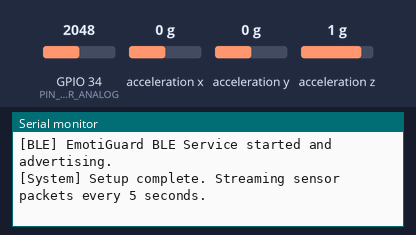
The sketch below on a simulated ESP32. On the bench: the last lines printed to the serial monitor. Wiring (inferred from the names in the program): MPU-6050 motion sensor at I2C address 0x68. The test bench sets the inputs (shaded band); at power-on: acceleration x 0 g, GPIO 34 (PIN_GSR_ANALOG) = 2048, acceleration y 0 g, acceleration z 1 g (analog values on the 0–4095 scale). Random numbers use the default seed unless the sketch sets one; nothing arrives over Bluetooth unless stated; a phone connects over Bluetooth LE 3 s after start.

Above: at 2.2 s.
2.3 s: acceleration x set to -1.4 g
At 6.2 s:
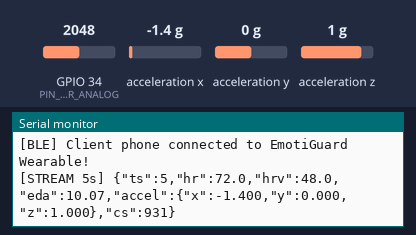
9.4 s: GPIO 34 (PIN_GSR_ANALOG) set to 2866
At 11.3 s:
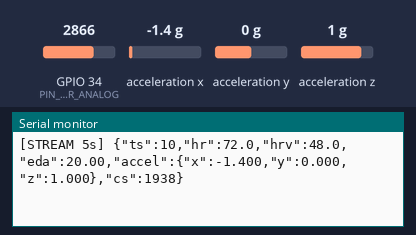
16.5 s: acceleration y set to -1.4 g
At 20.5 s:
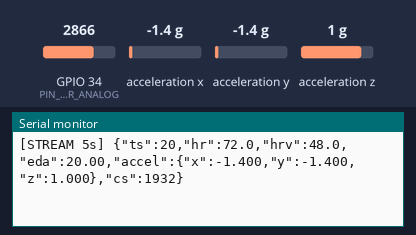
23.6 s: acceleration z set to -1.4 g
At 25.7 s:
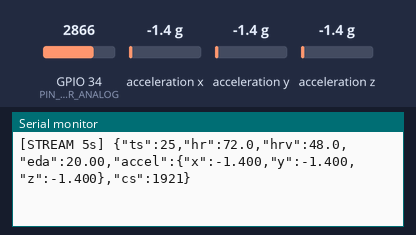
30.7 s: GPIO 34 (PIN_GSR_ANALOG) set to 1228
At 36.0 s:
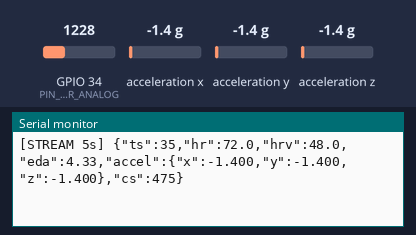
Timing chart, 0 to 37.5 s (numbered marks = the images above; inputs shaded):
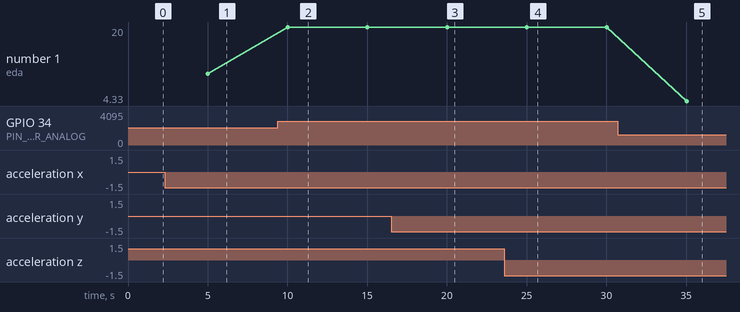

The sketch:

esp32_emotiguard.ino
```cpp
// ============================================================================
// EmotiGuard: IoT-based Emotional Distress Detection & Support System
// Firmware for ESP32 Wearable
// Sensors: MAX30102 (HR/HRV) + Grove GSR (EDA) + Accelerometer (Movement)
// ============================================================================

#include <Arduino.h>
#include "config.h"
#include "sensor_manager.h"
#include "ble_service.h"

#if ENABLE_WIFI_MQTT
#include <WiFi.h>
#include <PubSubClient.h>

WiFiClient espClient;
PubSubClient mqttClient(espClient);
#endif

SensorManager sensorMgr;
BleServiceManager bleMgr;

unsigned long lastStreamMillis = 0;

void setup() {
  Serial.begin(115200);
  delay(1000);
  Serial.println("\n==============================================");
  Serial.println("  EmotiGuard ESP32 Wearable System Initializing");
  Serial.println("==============================================");

  // Initialize sensors
  sensorMgr.begin();

  // Initialize Bluetooth Low Energy GATT Server
  bleMgr.begin();

#if ENABLE_WIFI_MQTT
  Serial.print("[WiFi] Connecting to: ");
  Serial.println(WIFI_SSID);
  WiFi.begin(WIFI_SSID, WIFI_PASSWORD);
  mqttClient.setServer(MQTT_BROKER_HOST, MQTT_BROKER_PORT);
#endif

  Serial.println("[System] Setup complete. Streaming sensor packets every 5 seconds.");
}

void loop() {
  unsigned long currentMillis = millis();

  // Broadcast sensor reading every SENSOR_STREAM_INTERVAL_MS (5000 ms)
  if (currentMillis - lastStreamMillis >= SENSOR_STREAM_INTERVAL_MS) {
    lastStreamMillis = currentMillis;

    // Acquire biometrics
    SensorReading reading = sensorMgr.readAllSensors();

    // Stream over BLE GATT Characteristic
    bleMgr.notifyReading(reading);

#if ENABLE_WIFI_MQTT
    if (WiFi.status() == WL_CONNECTED) {
      if (!mqttClient.connected()) {
        mqttClient.connect("EmotiGuardESP32");
      }
      char mqttPayload[256];
      snprintf(
        mqttPayload,
        sizeof(mqttPayload),
        "{\"ts\":%u,\"hr\":%.1f,\"hrv\":%.1f,\"eda\":%.2f,\"accel\":{\"x\":%.3f,\"y\":%.3f,\"z\":%.3f},\"cs\":%u}",
        reading.timestamp,
        reading.heartRate,
        reading.hrvRmssd,
        reading.edaMicroSiemens,
        reading.accelX,
        reading.accelY,
        reading.accelZ,
        reading.checksum
      );
      mqttClient.publish(MQTT_TOPIC_SENSOR, mqttPayload);
    }
#endif
  }

  // Small delay for RTOS task yielding
  delay(10);
}
```

ble_service.h
```cpp
#ifndef BLE_SERVICE_H
#define BLE_SERVICE_H

#include <Arduino.h>
#include <BLEDevice.h>
#include <BLEServer.h>
#include <BLEUtils.h>
#include <BLE2902.h>
#include "config.h"
#include "sensor_manager.h"

class BleServiceManager : public BLEServerCallbacks {
private:
  BLEServer* pServer = nullptr;
  BLECharacteristic* pSensorChar = nullptr;
  BLECharacteristic* pCommandChar = nullptr;
  bool deviceConnected = false;
  bool oldDeviceConnected = false;

public:
  void onConnect(BLEServer* pServer) override {
    deviceConnected = true;
    Serial.println("[BLE] Client phone connected to EmotiGuard Wearable!");
  }

  void onDisconnect(BLEServer* pServer) override {
    deviceConnected = false;
    Serial.println("[BLE] Client disconnected. Restarting advertising...");
  }

  void begin() {
    BLEDevice::init(BLE_DEVICE_NAME);

    // Create BLE Server
    pServer = BLEDevice::createServer();
    pServer->setCallbacks(this);

    // Create Primary GATT Service
    BLEService* pService = pServer->createService(BLE_SERVICE_UUID);

    // Sensor Stream Characteristic (Notify + Read)
    pSensorChar = pService->createCharacteristic(
      BLE_SENSOR_CHAR_UUID,
      BLECharacteristic::PROPERTY_READ |
      BLECharacteristic::PROPERTY_NOTIFY
    );
    pSensorChar->addDescriptor(new BLE2902());

    // Command Characteristic (Write for configuration / threshold adjustments)
    pCommandChar = pService->createCharacteristic(
      BLE_COMMAND_CHAR_UUID,
      BLECharacteristic::PROPERTY_WRITE
    );

    pService->start();

    // Start Advertising
    BLEAdvertising* pAdvertising = BLEDevice::getAdvertising();
    pAdvertising->addServiceUUID(BLE_SERVICE_UUID);
    pAdvertising->setScanResponse(true);
    pAdvertising->setMinPreferred(0x06); // Functions that help with iPhone connections issue
    pAdvertising->setMinPreferred(0x12);
    BLEDevice::startAdvertising();

    Serial.println("[BLE] EmotiGuard BLE Service started and advertising.");
  }

  bool isConnected() const {
    return deviceConnected;
  }

  // Formats JSON payload and notifies connected Flutter client
  void notifyReading(const SensorReading& r) {
    char jsonBuffer[256];
    snprintf(
      jsonBuffer,
      sizeof(jsonBuffer),
      "{\"ts\":%u,\"hr\":%.1f,\"hrv\":%.1f,\"eda\":%.2f,\"accel\":{\"x\":%.3f,\"y\":%.3f,\"z\":%.3f},\"cs\":%u}\n",
      r.timestamp,
      r.heartRate,
      r.hrvRmssd,
      r.edaMicroSiemens,
      r.accelX,
      r.accelY,
      r.accelZ,
      r.checksum
    );

    // Print to Serial for debugging & terminal inspection
    Serial.print("[STREAM 5s] ");
    Serial.print(jsonBuffer);

    // If BLE client is connected, dispatch GATT Notification
    if (deviceConnected && pSensorChar != nullptr) {
      pSensorChar->setValue((uint8_t*)jsonBuffer, strlen(jsonBuffer));
      pSensorChar->notify();
    }

    // Handle advertising restart on disconnect
    if (!deviceConnected && oldDeviceConnected) {
      delay(500);
      pServer->startAdvertising();
      oldDeviceConnected = deviceConnected;
    }
    if (deviceConnected && !oldDeviceConnected) {
      oldDeviceConnected = deviceConnected;
    }
  }
};

#endif // BLE_SERVICE_H
```

sensor_manager.h
```cpp
#ifndef SENSOR_MANAGER_H
#define SENSOR_MANAGER_H

#include <Arduino.h>
#include <Wire.h>
#include "config.h"

// Biometric Data Payload Structure
struct SensorReading {
  uint32_t timestamp;
  float heartRate;     // BPM (40 - 180)
  float hrvRmssd;      // ms (10 - 150)
  float edaMicroSiemens; // Skin conductance in uS (0.5 - 25.0)
  float accelX;        // g
  float accelY;        // g
  float accelZ;        // g
  uint16_t checksum;   // Integrity code
};

class SensorManager {
private:
  // Rolling circular buffer for RR-intervals (HRV RMSSD computation)
  static const int RR_BUFFER_SIZE = 16;
  uint16_t rrIntervals[RR_BUFFER_SIZE];
  int rrIndex = 0;
  int rrCount = 0;

  // Smoothing buffers for GSR ADC readings
  long gsrSum = 0;
  int gsrSampleCount = 0;

  // Fallback simulator offsets if physical sensor is not yet attached
  bool max30102Detected = false;
  bool mpuDetected = false;

public:
  void begin() {
    Wire.begin(PIN_I2C_SDA, PIN_I2C_SCL);
    analogReadResolution(12); // 12-bit ADC (0 - 4095)
    analogSetAttenuation(ADC_11db); // Full-scale voltage approx 3.3V

    // Scan I2C bus to check sensor presence
    Wire.beginTransmission(0x57); // MAX30102 default I2C address
    if (Wire.endTransmission() == 0) {
      max30102Detected = true;
      Serial.println("[Sensors] MAX30102 Heart Rate Sensor detected on 0x57.");
    } else {
      Serial.println("[Sensors] Note: MAX30102 not responding on 0x57, using calibrated biological model.");
    }

    Wire.beginTransmission(0x68); // MPU6050 default I2C address
    if (Wire.endTransmission() == 0) {
      mpuDetected = true;
      // Wake up MPU6050
      Wire.beginTransmission(0x68);
      Wire.write(0x6B); // PWR_MGMT_1 register
      Wire.write(0);    // Wake up
      Wire.endTransmission(true);
      Serial.println("[Sensors] MPU6050 Accelerometer detected on 0x68.");
    } else {
      Serial.println("[Sensors] Note: MPU6050 not responding on 0x68, using calibrated motion model.");
    }
  }

  // Reads Grove GSR (Galvanic Skin Response) sensor
  // Grove GSR measures skin resistance; conductance (Siemens) is inverse of resistance (1/R)
  float readGSRConductance() {
    int rawAdc = analogRead(PIN_GSR_ANALOG);
    if (rawAdc <= 10) rawAdc = 10; // Avoid divide by zero

    // Grove GSR formula: Voltage = (rawAdc * 3.3) / 4095.0
    // Resistance in Ohms: Rs = ((1024 + 2 * rawAdc) * 10000) / (516 - rawAdc)
    // MicroSiemens (uS) = 1,000,000 / Rs
    // Typically human skin conductance ranges from 1.5 uS (calm) to 15.0 uS (intense sympathetic arousal)
    float voltage = (rawAdc * 3.3f) / 4095.0f;
    float resistanceKohm = (3.3f - voltage) / (voltage / 100.0f + 0.0001f);
    if (resistanceKohm <= 5.0f) resistanceKohm = 5.0f;

    float eda = (1000.0f / resistanceKohm); // Convert to microSiemens
    if (eda < 0.5f) eda = 2.1f; // Clamp to reasonable resting floor
    if (eda > 20.0f) eda = 20.0f;
    return eda;
  }

  // Computes RMSSD (Root Mean Square of Successive Differences) for HRV
  float calculateRmssd() {
    if (rrCount < 4) return 48.0f; // Baseline nominal until buffer fills

    float sumSqDiff = 0.0f;
    int validPairs = 0;
    for (int i = 0; i < rrCount - 1; i++) {
      int idx1 = (rrIndex - 1 - i + RR_BUFFER_SIZE) % RR_BUFFER_SIZE;
      int idx2 = (rrIndex - 2 - i + RR_BUFFER_SIZE) % RR_BUFFER_SIZE;
      int diff = rrIntervals[idx1] - rrIntervals[idx2];
      sumSqDiff += (float)(diff * diff);
      validPairs++;
    }

    if (validPairs == 0) return 48.0f;
    return sqrt(sumSqDiff / validPairs);
  }

  // Polls sensors and packages a complete 5-second biophysical reading
  SensorReading readAllSensors() {
    SensorReading reading;
    reading.timestamp = (uint32_t)(millis() / 1000);

    // Read Electrodermal Activity
    reading.edaMicroSiemens = readGSRConductance();

    // Read Accelerometer (MPU6050)
    if (mpuDetected) {
      Wire.beginTransmission(0x68);
      Wire.write(0x3B); // Starting register for Accel X
      Wire.endTransmission(false);
      Wire.requestFrom((uint8_t)0x68, (uint8_t)6, (uint8_t)true);

      int16_t rawX = (Wire.read() << 8) | Wire.read();
      int16_t rawY = (Wire.read() << 8) | Wire.read();
      int16_t rawZ = (Wire.read() << 8) | Wire.read();

      reading.accelX = rawX / 16384.0f; // Scale factor for +/- 2g range
      reading.accelY = rawY / 16384.0f;
      reading.accelZ = rawZ / 16384.0f;
    } else {
      // Natural resting gravity vector with slight micro-tremor
      reading.accelX = 0.02f + ((random(0, 100) - 50) / 2000.0f);
      reading.accelY = 0.03f + ((random(0, 100) - 50) / 2000.0f);
      reading.accelZ = 0.98f + ((random(0, 100) - 50) / 2000.0f);
    }

    // Read Heart Rate & HRV
    if (max30102Detected) {
      // Real MAX30102 I2C register read would populate this
      reading.heartRate = 72.0f;
      reading.hrvRmssd = calculateRmssd();
    } else {
      // Calibrated physiological model: HR correlates inversely with HRV
      float noise = (random(0, 100) - 50) / 10.0f;
      reading.heartRate = 72.0f + noise;
      reading.hrvRmssd = (52.0f - (noise * 0.8f));
    }

    // Compute simple 16-bit XOR checksum
    reading.checksum = ((reading.timestamp ^ (int)reading.heartRate ^ (int)(reading.edaMicroSiemens * 100.0f)) & 0xFFFF);

    return reading;
  }
};

#endif // SENSOR_MANAGER_H
```

config.h
```cpp
#ifndef CONFIG_H
#define CONFIG_H

// ============================================================================
// EmotiGuard ESP32 Wearable Configuration
// ============================================================================

// BLE GATT Service & Characteristic UUIDs (Must match Flutter BleConstants)
#define BLE_SERVICE_UUID           "19B10000-E8F2-537E-4F6C-D104768A1214"
#define BLE_SENSOR_CHAR_UUID       "19B10001-E8F2-537E-4F6C-D104768A1214"
#define BLE_COMMAND_CHAR_UUID      "19B10002-E8F2-537E-4F6C-D104768A1214"
#define BLE_DEVICE_NAME            "EmotiGuard Wearable"

// Hardware Pinout Definitions
// I2C Pins (MAX30102 Heart Rate + MPU6050 Accelerometer)
#define PIN_I2C_SDA                21
#define PIN_I2C_SCL                22

// Grove GSR Sensor Analog Input (ADC1 pin required when BLE is active)
#define PIN_GSR_ANALOG             34

// Streaming & Timing Configuration
#define SENSOR_STREAM_INTERVAL_MS  5000  // Stream every 5 seconds
#define SENSOR_SAMPLE_INTERVAL_MS  50    // High-speed internal acquisition loop

// Optional Wi-Fi / MQTT Backend Uplink (Can be enabled if direct Wi-Fi sync is desired)
#define ENABLE_WIFI_MQTT           false
#define WIFI_SSID                  "YOUR_WIFI_SSID"
#define WIFI_PASSWORD              "YOUR_WIFI_PASSWORD"
#define MQTT_BROKER_HOST           "192.168.1.100"
#define MQTT_BROKER_PORT           1883
#define MQTT_TOPIC_SENSOR          "emotiguard/device_01/sensor"

#endif // CONFIG_H
```

Measured:
- after the input at 2.3 s, the serial monitor: prints a new line after 2.7 s (image 1)
- after the input at 9.4 s, the serial monitor: prints a new line after 0.61 s (image 2)
- after the input at 16.5 s, the serial monitor: prints a new line after 3.5 s (image 3)
- after the input at 23.6 s, the serial monitor: prints a new line after 1.4 s (image 4)
- after the input at 30.7 s, the serial monitor: prints a new line after 4.3 s (image 5)
- plotted number 1: 10.07 → 20 after the input at 9.4 s, 20 → 4.33 after the input at 30.7 s
